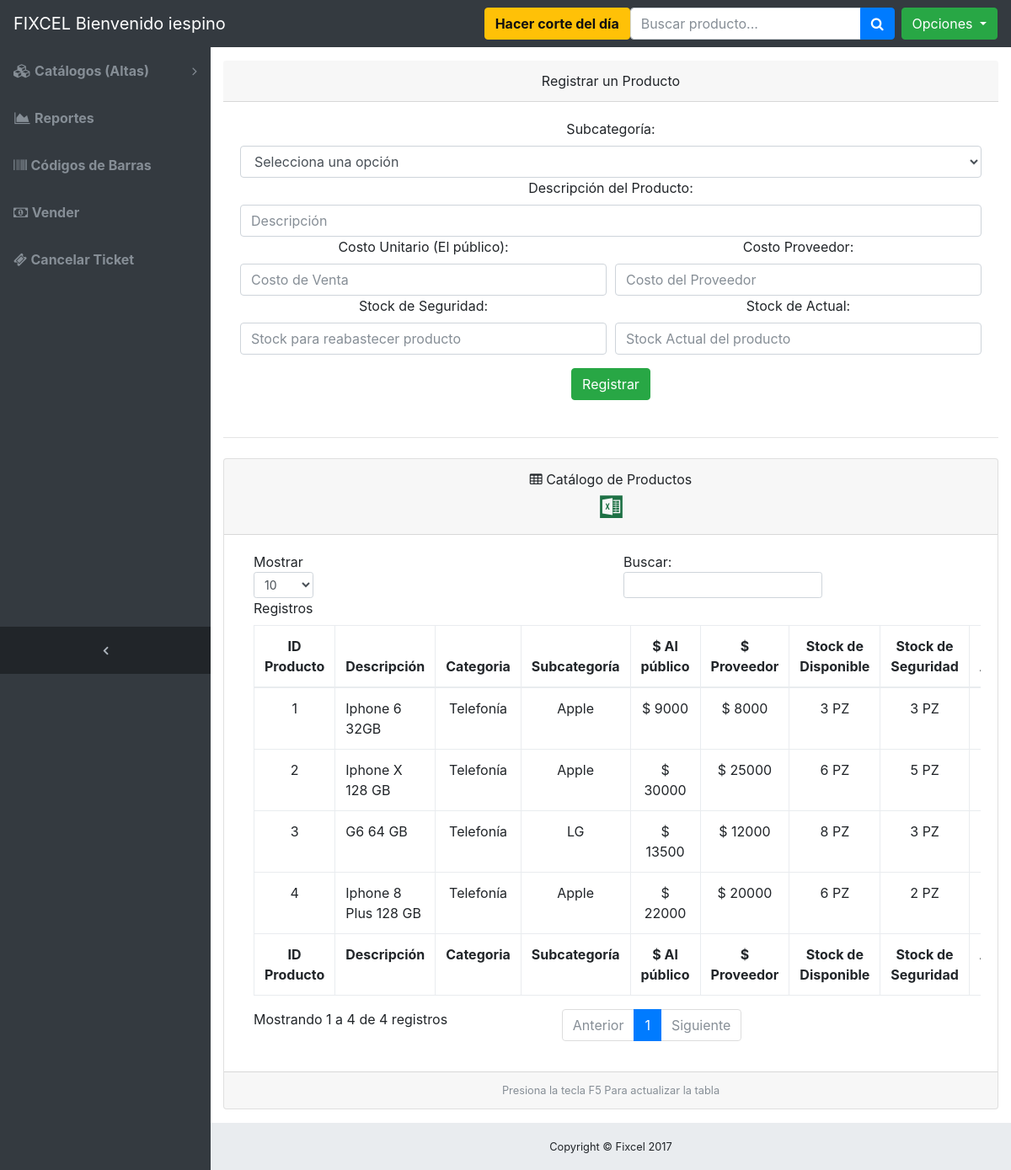
The app's page /altas_productos.php (signed in), older data.
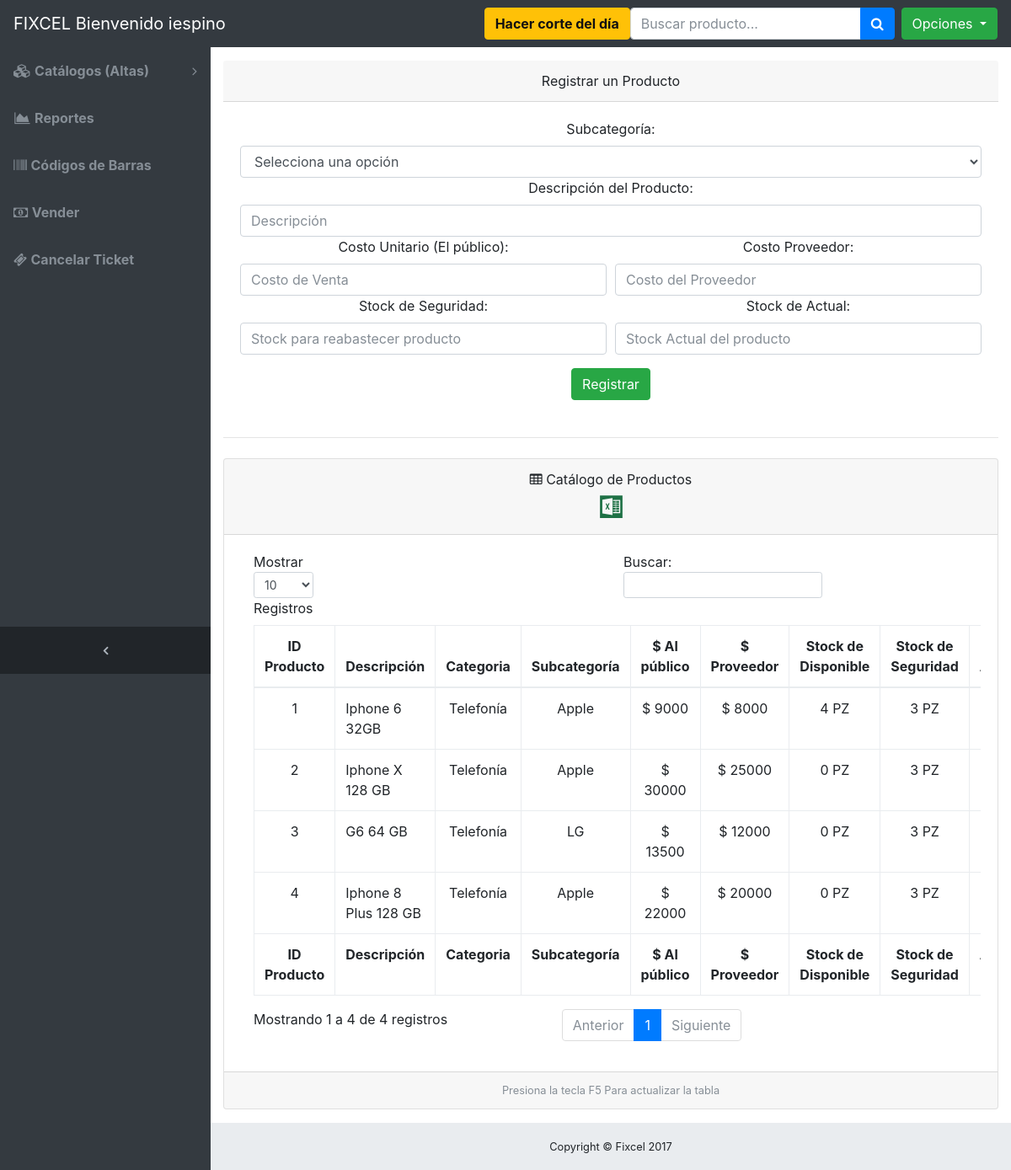
The same page, newer data.
### tables this page shows
CREATE TABLE IF NOT EXISTS `productos` (
`id_producto` int(15) NOT NULL,
  `id_subcategoria` int(11) NOT NULL COMMENT 'Fk subcategoria Tabla Subcategoria',
  `descripcion_producto` text NOT NULL,
  `costo_unitario` float NOT NULL COMMENT 'Costo al púbíco',
  `costo_proveedor` float NOT NULL COMMENT 'Costo real del proveedor',
  `stock_seguridad` int(5) NOT NULL COMMENT 'Stock para lanzar notificacion para surtir',
  `fecha_registro` timestamp NOT NULL DEFAULT CURRENT_TIMESTAMP ON UPDATE CURRENT_TIMESTAMP
);

CREATE TABLE IF NOT EXISTS `stock` (
`id_stock` int(11) NOT NULL,
  `id_producto` int(11) NOT NULL,
  `stock_disponible` int(20) NOT NULL
);

CREATE TABLE IF NOT EXISTS `codigos_barras` (
`id_codigos_barras` int(11) NOT NULL,
  `id_producto` int(11) NOT NULL COMMENT 'FK IdProducto Tabla Productos',
  `codigo_barras` varchar(45) NOT NULL
);

CREATE TABLE IF NOT EXISTS `categoria_productos` (
`id_categoria` int(11) NOT NULL,
  `descripcion_categoria` text NOT NULL
);

CREATE TABLE IF NOT EXISTS `subcategorias_productos` (
`id_subcategoria` int(11) NOT NULL,
  `descripcion_subcategoria` text NOT NULL,
  `id_categoria` int(11) NOT NULL COMMENT 'fk Tabla:categoria_productos'
);

### application/DB_Connect.php (called while the page is built, shortened)
<?php
class DB_Connect {
    public function connect()
    {
        $con = new PDO('mysql:host=localhost;dbname=fixcel;charset=utf8', 'root', 'Password1');
        $con->setAttribute(PDO::ATTR_EMULATE_PREPARES, false);
        $con->setAttribute(PDO::ATTR_ERRMODE, PDO::ERRMODE_EXCEPTION);
        return $con;
    }
}
?>

### controllers/ControllerProductos.php (called while the page is built, shortened)
<?php
 require_once 'application/DB_Connect.php';
class ControllerProductos
{
    private $pdo;
    function __construct()
    {
        $this->db = new DB_Connect();
        $this->pdo = $this->db->connect();
    }
    public function getAllProductos()
    {
        $stmt = $this->pdo->prepare('SELECT * FROM productos
                                     inner join subcategorias_productos
                                     on productos.id_subcategoria = subcategorias_productos.id_subcategoria
                                     inner join categoria_productos
                                     on subcategorias_productos.id_categoria = categoria_productos.id_categoria
                                     inner join stock
                                     on productos.id_producto = stock.id_producto
                                     inner join codigos_barras
                                     on productos.id_producto = codigos_barras.id_producto
                                     order by productos.id_producto asc');
        $result = $stmt->execute( );
        $array = array();
        $ind = 0;
        foreach ($stmt as $row)
        {
            $itm = new Productos();
            $itm->id_producto = $row['id_producto'];
            $itm->id_subcategoria = $row['id_subcategoria'];
            $itm->descripcion_subcategoria = $row['descripcion_subcategoria'];
            $itm->descripcion_categoria = $row['descripcion_categoria'];
            $itm->descripcion_producto = $row['descripcion_producto'];
            $itm->costo_unitario = $row['costo_unitario'];
            $itm->costo_proveedor = $row['costo_proveedor'];
            $itm->stock_seguridad = $row['stock_seguridad'];
            $itm->fecha_registro = $row['fecha_registro'];
            $itm->stock_disponible = $row['stock_disponible'];
            $itm->codigo_barras = $row['codigo_barras'];
            $array[$ind] = $itm;
            $ind++;
        }
        return $array;
    }
}
?>

### altas_productos.php (the view, shortened to what the changed rows need)
<?php
require_once 'controllers/ControllerProductos.php';
$controller_productos = new ControllerProductos();
$productos = $controller_productos->getAllProductos();
?>
<!DOCTYPE html>
<html lang="en">
<head>
  <link href="vendor/bootstrap/css/bootstrap.min.css" rel="stylesheet">
  <link href="vendor/font-awesome/css/font-awesome.min.css" rel="stylesheet" type="text/css">
  <link href="css/sb-admin.css" rel="stylesheet">
  <link rel="stylesheet" href="dist_alert/sweetalert.css">
</head>
<body class="fixed-nav sticky-footer bg-dark" id="page-top">
  <div class="content-wrapper">
    <div class="container-fluid">
      <div class="card mb-3">
        <div class="card-body">
          <div class="table-responsive">
            <table class="table table-bordered" id="dataTable" width="100%" cellspacing="0">
              <thead>
                <tr>
                  <th><center>ID Producto</center></th>
                  <th><center>Descripción</center></th>
                  <th><center>Categoria</center></th>
                  <th><center>Subcategoría</center></th>
                  <th><center>$ Al público</center></th>
                  <th><center>$ Proveedor</center></th>
                   <th><center>Stock de Disponible</center></th>
                  <th><center>Stock de Seguridad</center></th>
                  <th><center>Acción</center></th>
                </tr>
              </thead>
              <tfoot>
                <tr>
                  <th><center>ID Producto</center></th>
                  <th><center>Descripción</center></th>
                  <th><center>Categoria</center></th>
                  <th><center>Subcategoría</center></th>
                  <th><center>$ Al público</center></th>
                  <th><center>$ Proveedor</center></th>
                   <th><center>Stock de Disponible</center></th>
                 <th><center>Stock de Seguridad</center></th>
                  <th><center>Acción</center></th>
               </tr>
              </tfoot>
              <tbody>
              <?php
                  foreach ($productos as $p)
                  {
                 $id_producto = $p->id_producto;
                 $descripcion_producto = $p->descripcion_producto;
                 $costo_unitario = $p->costo_unitario;
                 $costo_proveedor = $p->costo_proveedor;
                 $stock_seguridad = $p->stock_seguridad;
                 $stock_disponible = $p->stock_disponible;
             echo "<tr>
                      <td><center>$p->id_producto</center></td>
                      <td>$p->descripcion_producto</td>
                      <td><center>$p->descripcion_categoria</center></td>
                      <td><center>$p->descripcion_subcategoria</center></td>
                      <td><center>$ $p->costo_unitario</center></td>
                      <td><center>$ $p->costo_proveedor</center></td>
                      <td><center>$p->stock_disponible PZ</center></td>
                      <td><center>$p->stock_seguridad PZ</center></td>
                      <td>
                      <a title='Editar Información' data-toggle='modal' data-target='#edit_prod_modal' onclick='javascript:EditModeDialog($id_producto,\"".$descripcion_producto."\",$costo_unitario,$costo_proveedor,$stock_seguridad,$stock_disponible);'><span class='badge badge-pill badge-default'><img src='./icons/edit_prod.svg' style='width:23px; height:23px;' /></span></a>
                      </td>
                 </tr>";
                  }
                ?>
              </tbody>
            </table>
          </div>
        </div>
      </div>
    </div>
  </div>
</body>
</html>

Row changes from the older to the newer data that the page shows:
changed through a linked row, productos "Iphone 6 32GB": stock.stock_disponible "3" → "4"
changed productos "Iphone X 128 GB": stock.stock_disponible "6" → "0"; stock_seguridad "5" → "3"
changed through a linked row, productos "G6 64 GB": stock.stock_disponible "8" → "0"
changed productos "Iphone 8 Plus 128 GB": stock.stock_disponible "6" → "0"; stock_seguridad "2" → "3"
